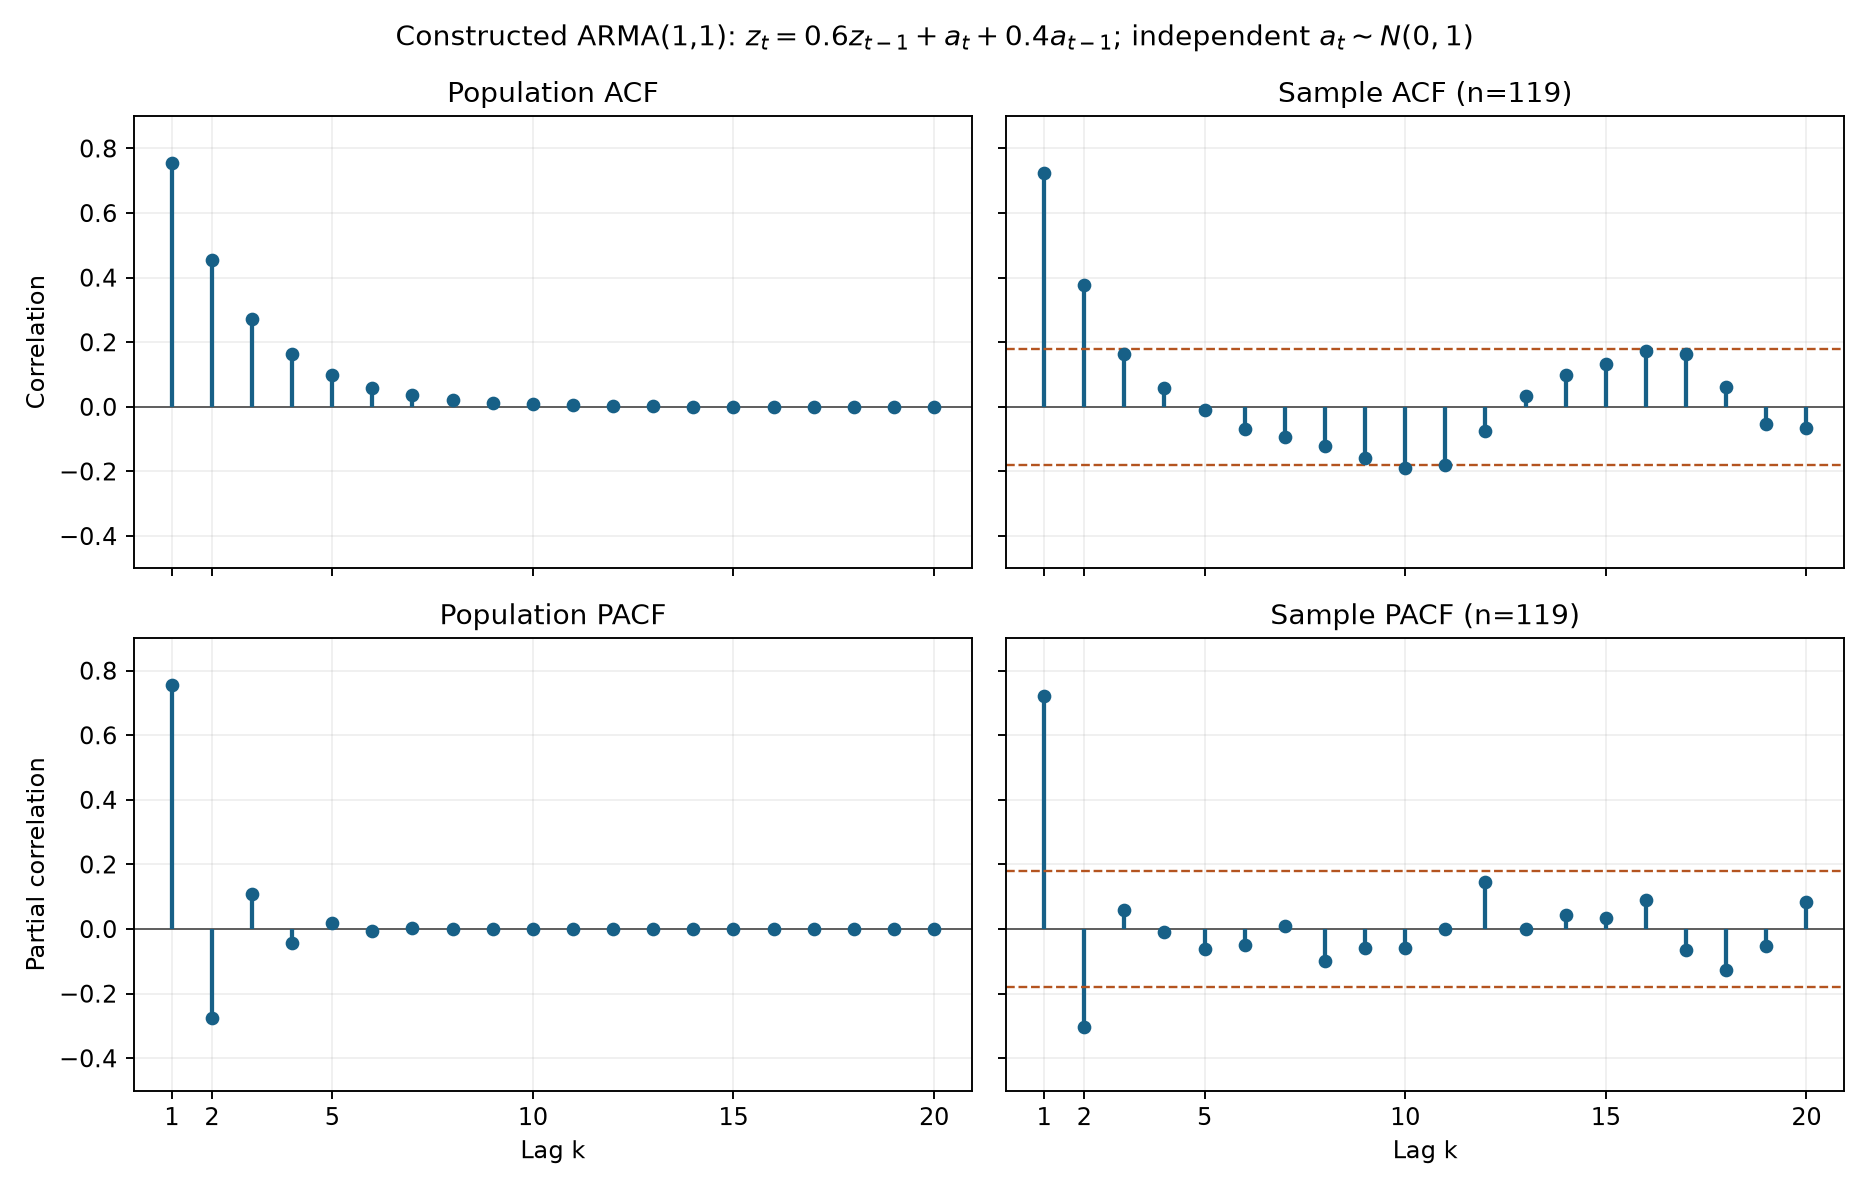

Reproduce this figure in Python.
"""Constructed zero-mean ARMA(1,1) population and sample correlations."""
import json
from pathlib import Path

import matplotlib
matplotlib.use("Agg")
import matplotlib.pyplot as plt
import numpy as np
from statsmodels.tsa.stattools import acf, pacf, levinson_durbin


def main():
    root = Path(__file__).resolve().parent
    phi, theta = 0.6, -0.4
    seed, n, burn, nlags = 20261119, 119, 2000, 20
    rng = np.random.default_rng(seed)
    a = rng.normal(size=burn+n+1)
    full = np.empty(burn+n)
    previous = 0.0
    for i in range(burn+n):
        previous = phi*previous+a[i+1]-theta*a[i]
        full[i] = previous
    z = full[burn:]
    rho = np.zeros(nlags+1)
    rho[0] = 1
    rho[1] = (phi-theta)*(1-phi*theta)/(1+theta**2-2*phi*theta)
    for k in range(2, nlags+1):
        rho[k] = phi*rho[k-1]
    population_pacf = levinson_durbin(rho, nlags=nlags, isacov=True)[2]
    sample_acf = acf(z, nlags=nlags, fft=False, adjusted=False)
    sample_pacf = pacf(z, nlags=nlags, method="ywm")
    band = 1.96/np.sqrt(n)
    fig, axes = plt.subplots(2, 2, figsize=(11, 7), sharex=True, sharey=True)
    lag = np.arange(1, nlags+1)
    for ax, values, title in zip(axes.flat,
        [rho, sample_acf, population_pacf, sample_pacf],
        ["Population ACF", f"Sample ACF (n={n})", "Population PACF", f"Sample PACF (n={n})"]):
        ax.axhline(0, color="0.35", linewidth=0.8)
        ax.vlines(lag, 0, values[1:], color="#176087", linewidth=1.8)
        ax.scatter(lag, values[1:], color="#176087", s=23, zorder=3)
        ax.set(title=title, xticks=[1, 2, 5, 10, 15, 20], ylim=(-0.5, 0.9))
        ax.grid(alpha=0.2)
    for ax in axes[:, 1]:
        ax.axhline(band, color="#b45420", linestyle="--", linewidth=1)
        ax.axhline(-band, color="#b45420", linestyle="--", linewidth=1)
    for ax in axes[1, :]:
        ax.set_xlabel("Lag k")
    axes[0, 0].set_ylabel("Correlation")
    axes[1, 0].set_ylabel("Partial correlation")
    fig.suptitle(r"Constructed ARMA(1,1): $z_t=0.6z_{t-1}+a_t+0.4a_{t-1}$; independent $a_t\sim N(0,1)$")
    fig.tight_layout()
    fig.savefig(root / "turn11_arma11_correlations.png", dpi=170)
    plt.close(fig)
    result = {
        "description": "Constructed zero-mean ARMA(1,1), not paper-towel data or a fitted model",
        "textbook_convention": "z_t=phi_1*z_(t-1)+a_t-theta_1*a_(t-1)",
        "fixed_illustrative_parameters": {"phi_1": phi, "theta_1": theta, "innovation_variance": 1},
        "causal_stationarity": "abs(phi_1)<1",
        "seed": seed, "burn_in": burn, "sample_size": n,
        "population_acf": rho.tolist(), "population_pacf": population_pacf.tolist(),
        "sample_acf": sample_acf.tolist(), "sample_pacf": sample_pacf.tolist(),
        "sample_pacf_method": "Yule-Walker with unadjusted autocovariances (ywm)",
        "reference_band": band,
        "reference_band_caveat": "approximate pointwise white-noise reference, not exact ARMA confidence bands or simultaneous bounds",
        "simulated_working_series": z.tolist(),
    }
    (root / "turn11_arma11_correlations.json").write_text(json.dumps(result, indent=2)+"\n")
    print(json.dumps({"population_acf_1_5": rho[1:6].tolist(),
                      "population_pacf_1_5": population_pacf[1:6].tolist(),
                      "sample_acf_1_5": sample_acf[1:6].tolist(),
                      "sample_pacf_1_5": sample_pacf[1:6].tolist()}, indent=2))


if __name__ == "__main__":
    main()
